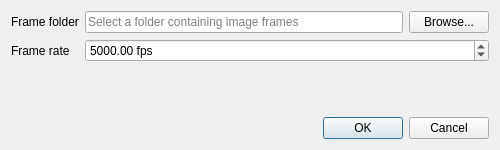
<?xml version="1.0" encoding="UTF-8"?>
<ui version="4.0">
 <class>MockConfigDialog</class>
 <widget class="QDialog" name="MockConfigDialog">
  <property name="geometry">
   <rect>
    <x>0</x>
    <y>0</y>
    <width>500</width>
    <height>150</height>
   </rect>
  </property>
  <property name="windowTitle">
   <string>Mock Camera Settings</string>
  </property>
  <property name="modal">
   <bool>true</bool>
  </property>
  <layout class="QVBoxLayout" name="verticalLayout">
   <item>
    <layout class="QFormLayout" name="formLayout">
     <item row="0" column="0">
      <widget class="QLabel" name="folderLabel">
       <property name="text">
        <string>Frame folder</string>
       </property>
      </widget>
     </item>
     <item row="0" column="1">
      <layout class="QHBoxLayout" name="folderLayout">
       <property name="leftMargin">
        <number>0</number>
       </property>
       <property name="topMargin">
        <number>0</number>
       </property>
       <property name="rightMargin">
        <number>0</number>
       </property>
       <property name="bottomMargin">
        <number>0</number>
       </property>
       <item>
        <widget class="QLineEdit" name="folderEdit">
         <property name="placeholderText">
          <string>Select a folder containing image frames</string>
         </property>
        </widget>
       </item>
       <item>
        <widget class="QPushButton" name="browseButton">
         <property name="text">
          <string>Browse...</string>
         </property>
        </widget>
       </item>
      </layout>
     </item>
     <item row="1" column="0">
      <widget class="QLabel" name="fpsLabel">
       <property name="text">
        <string>Frame rate</string>
       </property>
      </widget>
     </item>
     <item row="1" column="1">
      <widget class="QDoubleSpinBox" name="fpsSpin">
       <property name="minimum">
        <double>1.000000000000000</double>
       </property>
       <property name="maximum">
        <double>10000.000000000000000</double>
       </property>
       <property name="suffix">
        <string> fps</string>
       </property>
       <property name="value">
        <double>5000.000000000000000</double>
       </property>
      </widget>
     </item>
    </layout>
   </item>
   <item>
    <widget class="QDialogButtonBox" name="buttons">
     <property name="standardButtons">
      <set>QDialogButtonBox::Cancel|QDialogButtonBox::Ok</set>
     </property>
    </widget>
   </item>
  </layout>
 </widget>
 <resources/>
</ui>
